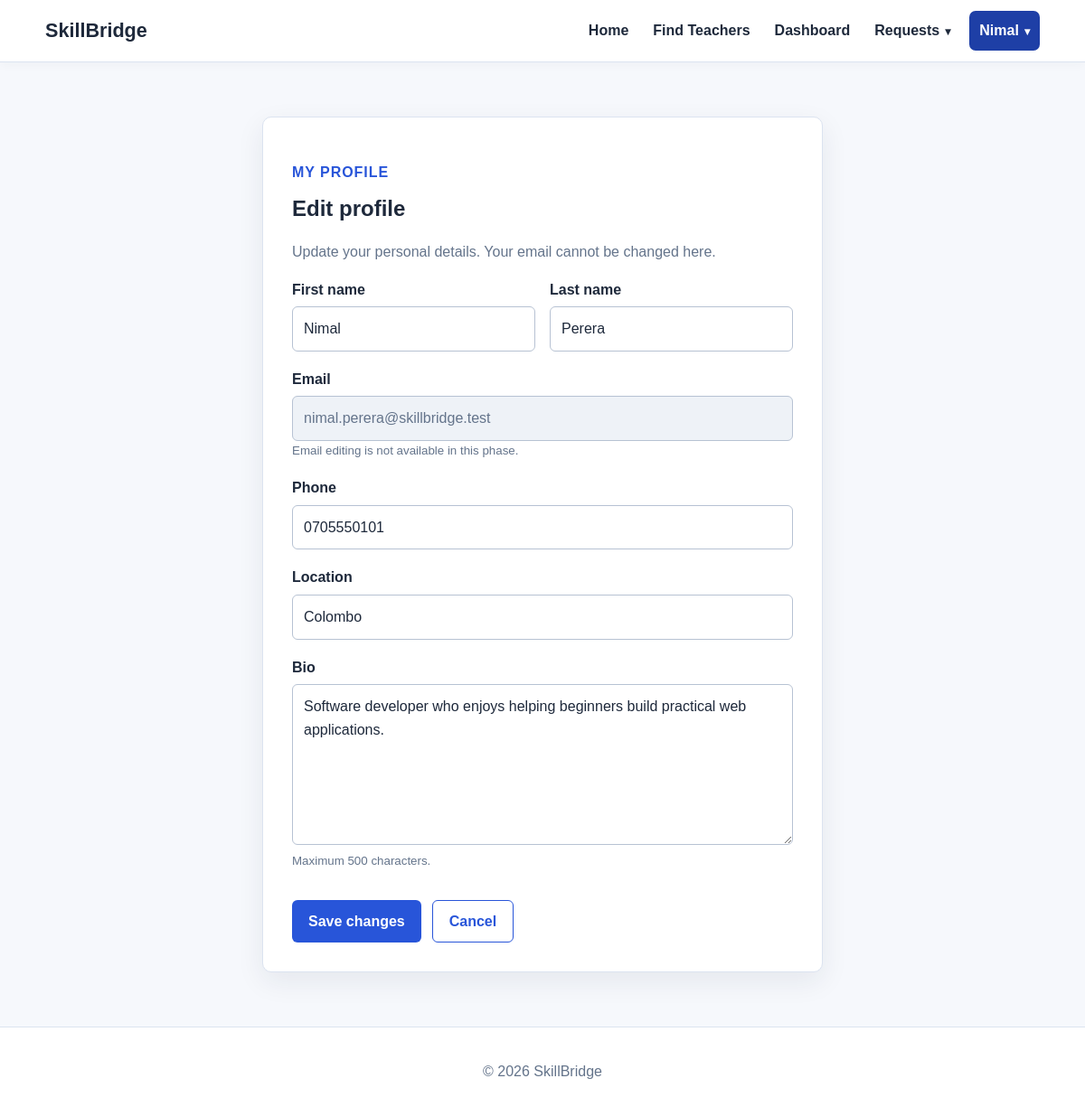
The page /index.php?action=edit-profile (signed in) on the database its author committed.
### tables this page shows
CREATE TABLE users (
    user_id INT AUTO_INCREMENT PRIMARY KEY,
    first_name VARCHAR(50) NOT NULL,
    last_name VARCHAR(50) NOT NULL,
    email VARCHAR(100) NOT NULL UNIQUE,
    password VARCHAR(255) NOT NULL,
    phone VARCHAR(20),
    location VARCHAR(100),
    bio VARCHAR(500),
    profile_image VARCHAR(255),
    role ENUM('user', 'admin') NOT NULL DEFAULT 'user',
    account_status ENUM('active', 'disabled') NOT NULL DEFAULT 'active',
    created_at DATETIME NOT NULL DEFAULT CURRENT_TIMESTAMP
);

### controllers/ProfileController.php (called while the page is built, shortened)
<?php
require_once __DIR__ . '/../models/User.php';
function editProfile()
{
    $user = findUserById($_SESSION['user_id']);
    $firstName = $user['first_name'];
    $lastName = $user['last_name'];
    $phone = $user['phone'] ? $user['phone'] : '';
    $location = $user['location'] ? $user['location'] : '';
    $bio = $user['bio'] ? $user['bio'] : '';
    require __DIR__ . '/../views/profile/edit.php';
}

### models/User.php (called while the page is built, shortened)
<?php
function findUserById($userId)
{
    $connection = getDatabaseConnection();
    $statement = $connection->prepare(
        'SELECT user_id, first_name, last_name, email, phone, location, bio,
                profile_image, role, account_status, created_at
         FROM users
         WHERE user_id = ?'
    );
    $statement->bind_param('i', $userId);
    $statement->execute();
    $result = $statement->get_result();
    $user = $result->fetch_assoc();
    return $user ? $user : null;
}

### views/profile/edit.php (the view, shortened to what this page needs)
<?php require __DIR__ . '/../partials/header.php'; ?>
<section class="form-page">
    <div class="form-card">
        <p class="eyebrow">My profile</p>
        <h1>Edit profile</h1>
        <p class="form-intro">Update your personal details. Your email cannot be changed here.</p>
        <form action="index.php?action=edit-profile" method="post">
            <div class="form-row">
                <div class="form-group">
                    <label for="first_name">First name</label>
                    <input type="text" id="first_name" name="first_name" maxlength="50"
                        value="<?php echo htmlspecialchars($firstName); ?>" required>
                </div>
                <div class="form-group">
                    <label for="last_name">Last name</label>
                    <input type="text" id="last_name" name="last_name" maxlength="50"
                        value="<?php echo htmlspecialchars($lastName); ?>" required>
                </div>
            </div>
            <div class="form-group">
                <label for="email">Email</label>
                <input type="email" id="email" value="<?php echo htmlspecialchars($user['email']); ?>" disabled>
                <small>Email editing is not available in this phase.</small>
            </div>
            <div class="form-group">
                <label for="phone">Phone</label>
                <input type="tel" id="phone" name="phone" maxlength="20"
                    value="<?php echo htmlspecialchars($phone); ?>">
            </div>
            <div class="form-group">
                <label for="location">Location</label>
                <input type="text" id="location" name="location" maxlength="100"
                    value="<?php echo htmlspecialchars($location); ?>">
            </div>
            <div class="form-group">
                <label for="bio">Bio</label>
                <textarea id="bio" name="bio" maxlength="500" rows="6"><?php echo htmlspecialchars($bio); ?></textarea>
                <small>Maximum 500 characters.</small>
            </div>
            <div class="form-actions">
                <button class="button" type="submit">Save changes</button>
                <a class="button button-secondary" href="index.php?action=profile">Cancel</a>
            </div>
        </form>
    </div>
</section>
<?php require __DIR__ . '/../partials/footer.php'; ?>

### assets/css/style.css (style rules this page uses)
:root { --primary: #2855d9; --primary-dark: #1e3fa6; --text: #1e293b; --muted: #64748b; --background: #f6f8fc; --surface: #ffffff; --border: #dbe3f0; --success: #17633a; --danger: #a51d16; --focus: rgba(40, 85, 217, 0.2); }
* { box-sizing: border-box; }
body { margin: 0; min-height: 100vh; color: var(--text); background: var(--background); font-family: Arial, Helvetica, sans-serif; line-height: 1.6; }
a { color: var(--primary); }
.eyebrow { margin-bottom: 8px; color: var(--primary); font-weight: 700; letter-spacing: 0.06em; text-transform: uppercase; }
.button { border: 0; display: inline-block; margin-top: 14px; padding: 10px 18px; color: #ffffff; background: var(--primary); border-radius: 6px; cursor: pointer; font: inherit; font-weight: 600; text-decoration: none; transition: background 0.15s ease, border-color 0.15s ease, transform 0.15s ease; }
.button-secondary { color: var(--primary); background: var(--surface); border: 1px solid var(--primary); }
.form-page, .dashboard-page, .profile-page, .content-page { min-height: calc(100vh - 150px); padding: 60px 0; }
.form-card { max-width: 620px; margin: 0 auto; padding: 32px; background: var(--surface); border: 1px solid var(--border); border-radius: 10px; box-shadow: 0 10px 30px rgba(30, 41, 59, 0.08); }
.form-card h1, .dashboard-page h1 { margin: 0 0 8px; }
.form-intro, .form-link, .form-group small { color: var(--muted); }
.form-row { display: grid; grid-template-columns: 1fr 1fr; gap: 16px; }
.form-group { margin-bottom: 18px; }
.form-group label, .form-group small { display: block; }
.form-group label { margin-bottom: 6px; font-weight: 600; }
.form-group input, .form-group textarea, .form-group select { width: 100%; padding: 11px 12px; border: 1px solid #b7c2d3; border-radius: 6px; color: var(--text); background: #ffffff; font: inherit; }
.form-group textarea { resize: vertical; }
.form-group input:disabled { color: var(--muted); background: #eef2f7; }
.form-actions { display: flex; gap: 12px; }

### rows shown on the page
users: first_name "Nimal", last_name "Perera", email "nimal.perera@skillbridge.test", phone "0705550101", location "Colombo", bio "Software developer who enjoys helping beginners build practical web applications."

### other values the page prints
$_SESSION['first_name'] "Nimal"
